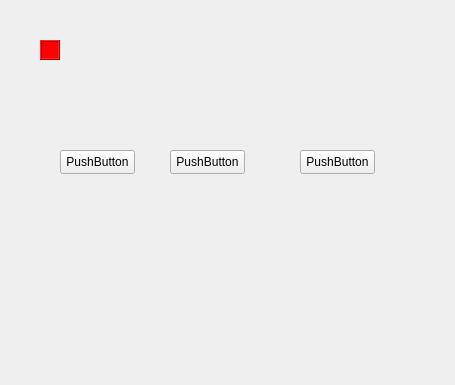
<?xml version="1.0" encoding="UTF-8"?>
<ui version="4.0">
 <class>MainWindow</class>
 <widget class="QMainWindow" name="MainWindow">
  <property name="geometry">
   <rect>
    <x>0</x>
    <y>0</y>
    <width>455</width>
    <height>385</height>
   </rect>
  </property>
  <property name="windowTitle">
   <string>MainWindow</string>
  </property>
  <widget class="QWidget" name="centralwidget">
   <widget class="QLabel" name="lblBlock">
    <property name="geometry">
     <rect>
      <x>40</x>
      <y>40</y>
      <width>20</width>
      <height>20</height>
     </rect>
    </property>
    <property name="styleSheet">
     <string notr="true">background-color: rgb(255, 0, 0);</string>
    </property>
    <property name="frameShape">
     <enum>QFrame::Shape::Box</enum>
    </property>
    <property name="frameShadow">
     <enum>QFrame::Shadow::Raised</enum>
    </property>
    <property name="text">
     <string/>
    </property>
   </widget>
   <widget class="MyButton" name="pushButton">
    <property name="geometry">
     <rect>
      <x>60</x>
      <y>150</y>
      <width>75</width>
      <height>24</height>
     </rect>
    </property>
    <property name="text">
     <string>PushButton</string>
    </property>
   </widget>
   <widget class="MyButton" name="pushButton_2">
    <property name="geometry">
     <rect>
      <x>170</x>
      <y>150</y>
      <width>75</width>
      <height>24</height>
     </rect>
    </property>
    <property name="text">
     <string>PushButton</string>
    </property>
   </widget>
   <widget class="MyButton" name="pushButton_3">
    <property name="geometry">
     <rect>
      <x>300</x>
      <y>150</y>
      <width>75</width>
      <height>24</height>
     </rect>
    </property>
    <property name="text">
     <string>PushButton</string>
    </property>
   </widget>
  </widget>
  <widget class="QMenuBar" name="menubar">
   <property name="geometry">
    <rect>
     <x>0</x>
     <y>0</y>
     <width>455</width>
     <height>22</height>
    </rect>
   </property>
  </widget>
 </widget>
 <customwidgets>
  <customwidget>
   <class>MyButton</class>
   <extends>QPushButton</extends>
   <header location="global">mybutton.h</header>
  </customwidget>
 </customwidgets>
 <resources/>
 <connections/>
</ui>
